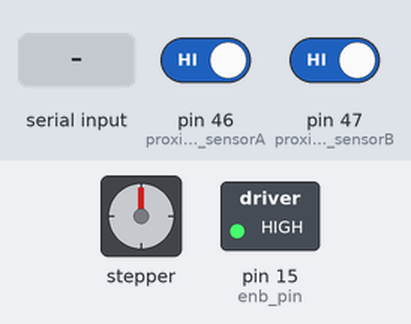
This program was run on a simulated Arduino Mega 2560, built with avr-gcc and run on an emulated ATmega2560. Parts: stepper motor, switched loads named in the program (green lamp = pin HIGH). Wiring (inferred from the names in the program): stepper motor driver (200 steps per turn assumed): step pin 11; direction pin 7. Inputs (shaded band) come from the test bench; at power-on: pin 46 (proximity_sensorA) HIGH, pin 47 (proximity_sensorB) HIGH. Pins used as bus, display or sensor lines are not drawn.

Above: at 1.2 s.
1.3 s: "A\n" received over Serial
At 1.45 s:
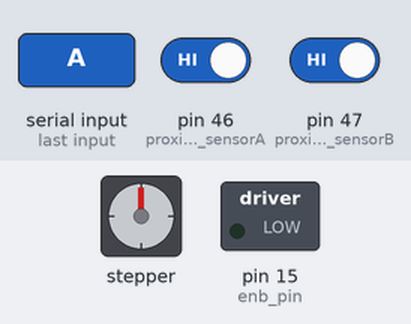
4.3 s: pin 46 (proximity_sensorA) driven LOW
At 4.7 s:
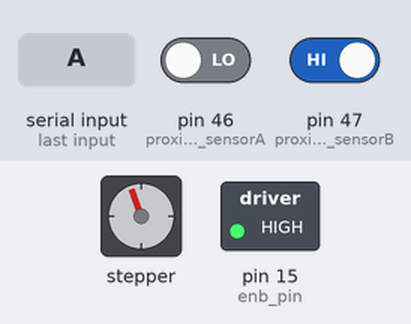
5.8 s: "B\n" received over Serial
At 5.95 s:
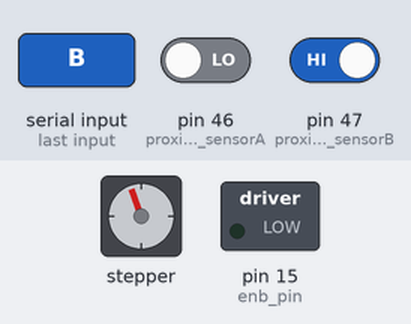
8.8 s: pin 47 (proximity_sensorB) driven LOW
At 9.6 s:
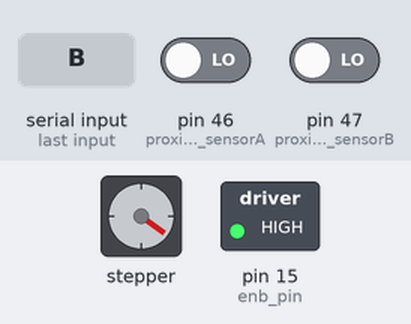
Timing chart, 0 to 11.3 s (numbered marks = the images above; inputs shaded):
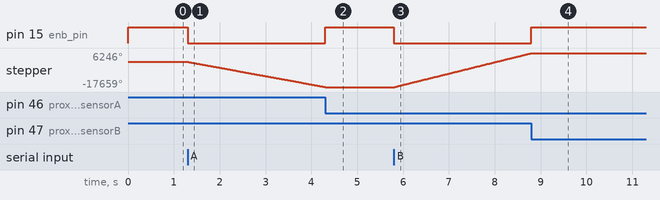

Measured:
- after the input at 1.3 s, pin 15 (enb_pin): HIGH → LOW at once; stepper: keeps turning counter-clockwise at about 5926°/s, starting at once
- after the input at 4.3 s, pin 15 (enb_pin): LOW → HIGH at once
- after the input at 5.8 s, pin 15 (enb_pin): HIGH → LOW at once; stepper: keeps turning clockwise at about 8023°/s, starting at once
- after the input at 8.8 s, pin 15 (enb_pin): LOW → HIGH at once

The program:

main.cpp
```cpp
#include <Arduino.h>

const int stepPin = 11;    // Pin for stepper motor step
const int dirPin = 7;     // Pin for stepper motor direction
const int enb_pin = 15;    // Pin for stepper motor enable
const int proximity_sensorA = 46; // Pin for proximity sensor
const int proximity_sensorB = 47; // Pin for proximity sensor

bool isRunning = false;
unsigned long lastPulseTime = 0;
unsigned long pulseInterval = 100; // Default to lowest speed 150

bool stepState = false;
bool debug_to_a = false;
bool debug_to_b = false;

void setup()
{
  Serial.begin(115200);

  pinMode(proximity_sensorA, INPUT_PULLUP);
  pinMode(proximity_sensorB, INPUT_PULLUP);
  pinMode(stepPin, OUTPUT);
  pinMode(dirPin, OUTPUT);
  pinMode(enb_pin, OUTPUT);
  digitalWrite(enb_pin,HIGH);
}

void loop()
{
  if (isRunning && (micros() - lastPulseTime >= pulseInterval))
  {
    lastPulseTime = micros();
    stepState = !stepState;
    digitalWrite(stepPin, stepState);
    // Serial.println("Pulse");
  }
  if (Serial.available() > 0)
  {
    String command = Serial.readStringUntil('\n');
    command.trim();

    if (command == "A")
    {
      isRunning = true;
      digitalWrite(enb_pin, LOW);
      digitalWrite(dirPin, LOW);
      // Serial.println("move to a");
    }
    else if (command == "B")
    {
      isRunning = true;
      digitalWrite(enb_pin, LOW);
      digitalWrite(dirPin, HIGH);
      // Serial.println("move to b");
    }
    else if (command == "da")
    {
      debug_to_a = true;
      debug_to_b = false;
      // Serial.println("Debug to a");
    }
    else if (command == "db")
    {
      debug_to_b = true;
      debug_to_a = false;
      // Serial.println("Debug to b");
    }
    else if (command == "s")
    {
      isRunning = false;
      digitalWrite(enb_pin, HIGH);
      // Serial.println("Motor stopped");
    }
    else
    {
      Serial.println("Unknown command");
    }
  }
  //============================================= DEBGU MODE ==============================================

  int sensorValue1 = digitalRead(proximity_sensorA);
  int sensorValue2 = digitalRead(proximity_sensorB);
  if ((sensorValue1 == LOW && digitalRead(dirPin) == LOW))
  // if ((debug_to_a == true && digitalRead(dirPin) == HIGH) || (debug_to_b == true && digitalRead(dirPin) == LOW)) // is debug mode
  {
    isRunning = false;
    digitalWrite(enb_pin, HIGH);
  }
  else if ((sensorValue2 == LOW && digitalRead(dirPin) == HIGH))
  {
    isRunning = false;
    digitalWrite(enb_pin, HIGH);
  }
  //============================================= DEBGU MODE ==============================================
}
```
